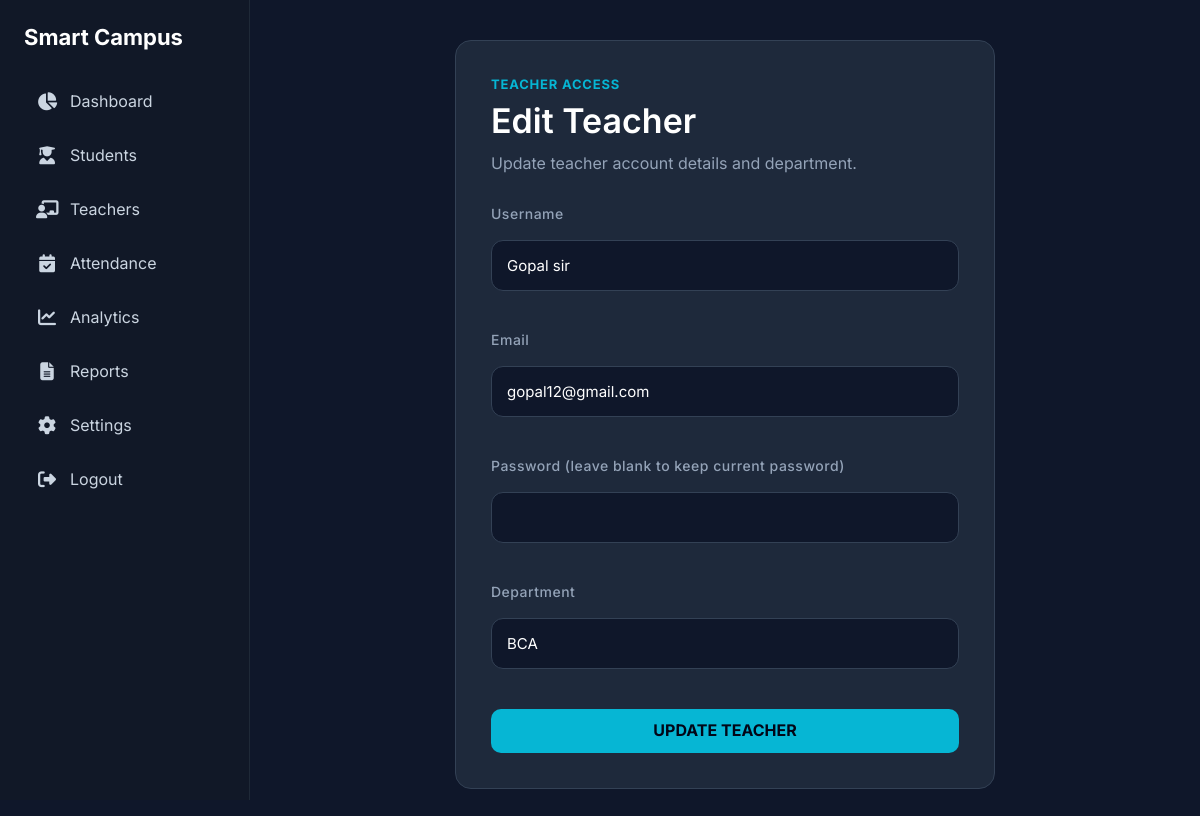
The app's page /update-teacher/4/ (signed in) with its own data.
### apps/authentication/models.py (models this page shows, shortened)
class UserProfile(models.Model):
    ROLE_CHOICES = (
        ("admin", "Admin"),
        ("teacher", "Teacher"),
        ("student", "Student"),
    )
    user = models.OneToOneField(
        User,
        on_delete=models.CASCADE,
        related_name="userprofile"
    )
    role = models.CharField(
        max_length=20,
        choices=ROLE_CHOICES,
        default="student"
    )
    department = models.CharField(
        max_length=100,
        blank=True,
        default=""
    )

### apps/authentication/views.py (the view, shortened to what this page needs)
# urls.py: path("update-teacher/<int:teacher_id>/", update_teacher, name="update_teacher"),
@login_required
@admin_only
def update_teacher(request, teacher_id):
    profile = get_object_or_404(
        UserProfile.objects.select_related("user"),
        id=teacher_id,
        role="teacher"
    )
    return render(
        request,
        "teachers/add_teacher.html",
        {"teacher": profile, "is_update": True}
    )

### templates/teachers/add_teacher.html (shortened to what this page needs)
{% extends 'base/base.html' %}
{% load static %}
{% block content %}
<link rel="stylesheet" href="{% static 'css/dashboard.css' %}">
<div class="form-container">
    <div class="form-card">
        <div class="form-heading">
            <p class="teachers-kicker">Teacher Access</p>
            <h1 class="form-title">
                {% if is_update %}Edit Teacher{% else %}Add Teacher{% endif %}
            </h1>
            <p>
                {% if is_update %}
                    Update teacher account details and department.
                {% else %}
                    Create a teacher login account with department access.
                {% endif %}
            </p>
        </div>
        <form method="POST">
            <div class="form-group">
                <label>Username</label>
                <input
                    type="text"
                    name="username"
                    value="{{ teacher.user.username }}"
                    required
                >
            </div>
            <div class="form-group">
                <label>Email</label>
                <input
                    type="email"
                    name="email"
                    value="{{ teacher.user.email }}"
                    required
                >
            </div>
            <div class="form-group">
                <label>Password{% if is_update %} (leave blank to keep current password){% endif %}</label>
                <input
                    type="password"
                    name="password"
                >
            </div>
            <div class="form-group">
                <label>Department</label>
                <input
                    type="text"
                    name="department"
                    value="{{ teacher.department }}"
                    required
                >
            </div>
            <button type="submit" class="submit-btn">
                {% if is_update %}Update Teacher{% else %}Create Teacher{% endif %}
            </button>
        </form>
    </div>
</div>
{% endblock %}

### static/css/style.css (style rules this page uses)
:root { --bg-dark: #070b19; --bg-glass: rgba(15, 23, 42, 0.6); --bg-glass-hover: rgba(30, 41, 59, 0.8); --border-glass: rgba(0, 255, 255, 0.15); --neon-cyan: #00f3ff; --neon-blue: #0066ff; --text-primary: #f8fafc; --text-secondary: #94a3b8; --danger: #ff0055; --success: #00ff88; --transition: all 0.3s ease; }
* { margin: 0; padding: 0; box-sizing: border-box; font-family: 'Inter', 'Segoe UI', Tahoma, Geneva, Verdana, sans-serif; }
body { background-color: var(--bg-dark); background-image: radial-gradient(circle at top right, rgba(0, 102, 255, 0.1), transparent 40%), radial-gradient(circle at bottom left, rgba(0, 243, 255, 0.05), transparent 40%); background-attachment: fixed; color: var(--text-primary); display: flex; min-height: 100vh; overflow-x: hidden; }
h1 { margin-bottom: 35px; color: var(--text-primary); font-size: 32px; font-weight: 600; position: relative; display: inline-block; }
h1::after { content: ''; position: absolute; bottom: -10px; left: 0; width: 40px; height: 4px; background: linear-gradient(90deg, var(--neon-cyan), transparent); border-radius: 2px; }
form { display: flex; flex-direction: column; gap: 20px; }
.form-group { display: flex; flex-direction: column; gap: 8px; position: relative; }
label { font-size: 14px; color: var(--text-secondary); font-weight: 500; letter-spacing: 0.5px; }
input, select, textarea { width: 100%; padding: 14px 18px; background: rgba(15, 23, 42, 0.8); border: 1px solid var(--border-glass); color: var(--text-primary); border-radius: 10px; font-size: 15px; transition: var(--transition); box-shadow: inset 0 2px 5px rgba(0,0,0,0.2); }
button, .btn { background: rgba(0, 102, 255, 0.8); color: white; border: none; padding: 12px 24px; border-radius: 8px; cursor: pointer; font-size: 14px; font-weight: 500; transition: var(--transition); display: inline-block; text-transform: uppercase; text-align: center; }
:root { --campus-navy-950: #030712; --campus-navy-900: #07111f; --campus-navy-800: #0b1730; --campus-glass: rgba(8, 18, 38, 0.74); --campus-glass-strong: rgba(12, 25, 50, 0.9); --campus-cyan: #00eaff; --campus-cyan-soft: rgba(0, 234, 255, 0.14); --campus-border: rgba(0, 234, 255, 0.18); --campus-text: #eef8ff; --campus-muted: #94a3b8; --campus-shadow: 0 18px 52px rgba(0, 0, 0, 0.34); }
body { background: radial-gradient(circle at 18% 8%, rgba(0, 234, 255, 0.12), transparent 34%), radial-gradient(circle at 86% 0%, rgba(37, 99, 235, 0.13), transparent 36%), linear-gradient(135deg, var(--campus-navy-950), var(--campus-navy-900) 58%, #020617); }
.dashboard-hero h1, .profile-info h1, .form-card h1 { margin-bottom: 10px; }
.dashboard-hero h1::after, .profile-info h1::after, .form-card h1::after { display: none; }
.chart-card, .table-card, .activity-card, .form-card, .attendance-meter { padding: 22px; }
.form-card { max-width: 720px; width: 100%; }
:root { --ui-bg: #020817; --ui-panel: rgba(8, 18, 38, 0.82); --ui-panel-strong: rgba(10, 24, 50, 0.94); --ui-line: rgba(0, 234, 255, 0.18); --ui-line-strong: rgba(0, 234, 255, 0.4); --ui-cyan: #00eaff; --ui-blue: #2563eb; --ui-text: #edf7ff; --ui-muted: #9aa9bd; --ui-radius: 14px; }
html { min-width: 0; scroll-behavior: smooth; }
body { min-width: 0; background: radial-gradient(circle at 12% -10%, rgba(0, 234, 255, 0.12), transparent 32%), radial-gradient(circle at 96% 8%, rgba(37, 99, 235, 0.14), transparent 34%), linear-gradient(135deg, #020817 0%, #061124 52%, #020617 100%); color: var(--ui-text); }
body, .main-content, .sidebar, .dashboard-card, .card, .table-container, .chart-card, .profile-card { min-width: 0; }
.dashboard-hero, .card, .dashboard-card, .stats-card, .stat-card, .chart-card, .profile-card, .table-card, .activity-card, .form-card, .attendance-meter { background: linear-gradient(180deg, rgba(12, 27, 55, 0.9), rgba(3, 9, 24, 0.78)); border: 1px solid var(--ui-line); border-radius: var(--ui-radius); box-shadow: 0 18px 48px rgba(0, 0, 0, 0.3); }
.dashboard-card, .stats-card, .stat-card, .chart-card, .table-card, .activity-card, .profile-card, .form-card { transition: transform 0.24s ease, border-color 0.24s ease, box-shadow 0.24s ease; }
input, select, textarea { max-width: 100%; background: rgba(4, 12, 28, 0.84); border-color: rgba(0, 234, 255, 0.18); }
.btn, button { align-items: center; border-radius: 10px; display: inline-flex; gap: 8px; justify-content: center; line-height: 1.2; min-height: 42px; white-space: normal; }

### records on screen
UserProfile: username "Gopal sir", email "gopal12@gmail.com", department "BCA"
